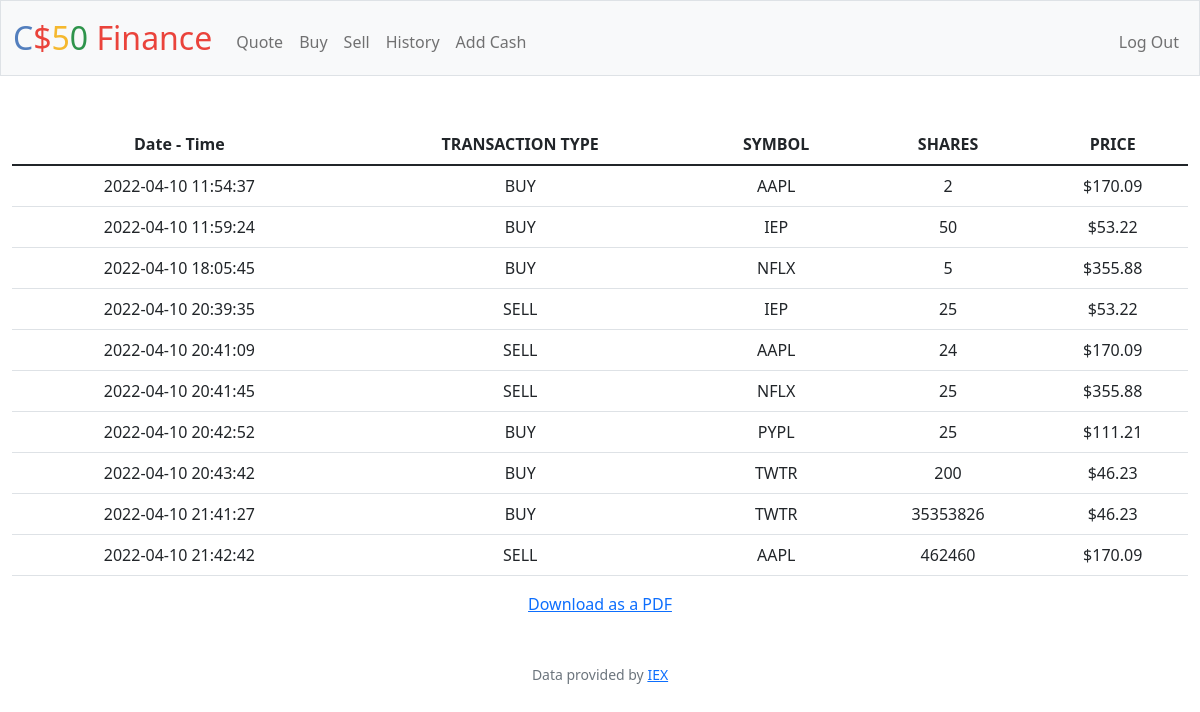
Screenshot of /history (signed in) with the database file from the repository.
### tables this page shows
CREATE TABLE 'transactions' ('id' INTEGER PRIMARY KEY AUTOINCREMENT NOT NULL, 'user_id' INTEGER NOT NULL, 'symbol' TEXT NOT NULL, 'shares' INTEGER NOT NULL, 'price' REAL NOT NULL, 'type' TEXT NOT NULL, 'date' DATETIME NOT NULL);

### app.py (the view)
@app.route("/history")
@login_required
def history():
    try:
        userid = session["user_id"]
        data = db.execute(
            "SELECT date,type,symbol,shares,price FROM transactions WHERE user_id = ?", userid)
    except:
        return apology("try again later", 500)
    else:
        return render_template("history.html", transactions=data)

### app.py (called while the page is built)
@app.after_request
def after_request(response):
    response.headers["Cache-Control"] = "no-cache, no-store, must-revalidate"
    response.headers["Expires"] = 0
    response.headers["Pragma"] = "no-cache"
    return response

### helpers.py (called while the page is built)
def login_required(f):
    @wraps(f)
    def decorated_function(*args, **kwargs):
        if session.get("user_id") is None:
            return redirect("/login")
        return f(*args, **kwargs)
    return decorated_function

def usd(value):
    return f"${value:,.2f}"

### templates/history.html (shortened to what this page needs)
{% extends "layout.html" %}
{% block main %}
 <table class="table table-hover">
    <thead>
        <tr>
            <th scope="col">Date - Time</th>
            <th scope="col">TRANSACTION TYPE</th>
            <th scope="col">SYMBOL</th>
            <th scope="col">SHARES</th>
            <th scope="col">PRICE</th>
        </tr>
    </thead>
    <tbody>
        {% for row in transactions %}
        <tr>
            <td>{{row['date']}}</td>
            <td>{{row['type']}}</td>
            <td>{{row['symbol']}}</td>
            <td>{{row['shares']}}</td>
            <td>{{row['price'] | usd}}</td>
        </tr>
        {% endfor %}
    </tbody>
  </table>
  <a href = "/history.pdf">Download as a PDF</a>
{% endblock %}

### templates/layout.html (shortened to what this page needs)
<!DOCTYPE html>
<html lang="en">
    <head>
        <link href="https://cdn.jsdelivr.net/npm/bootstrap@5.1.3/dist/css/bootstrap.min.css" rel="stylesheet">
        <link href="/static/styles.css" rel="stylesheet">
    </head>
    <body>
        <nav class="bg-light border navbar navbar-expand-md navbar-light">
            <div class="container-fluid">
                <a class="navbar-brand" href="/"><span class="blue">C</span><span class="red">$</span><span class="yellow">5</span><span class="green">0</span> <span class="red">Finance</span></a>
                <div class="collapse navbar-collapse" id="navbar">
                    {% if session["user_id"] %}
                        <ul class="navbar-nav me-auto mt-2">
                            <li class="nav-item"><a class="nav-link" href="/quote">Quote</a></li>
                            <li class="nav-item"><a class="nav-link" href="/buy">Buy</a></li>
                            <li class="nav-item"><a class="nav-link" href="/sell">Sell</a></li>
                            <li class="nav-item"><a class="nav-link" href="/history">History</a></li>
                            <li class="nav-item"><a class="nav-link" href="/add">Add Cash</a></li>
                        </ul>
                        <ul class="navbar-nav ms-auto mt-2">
                            <li class="nav-item"><a class="nav-link" href="/logout">Log Out</a></li>
                        </ul>
                    {% else %}
                        <ul class="navbar-nav ms-auto mt-2">
                            <li class="nav-item"><a class="nav-link" href="/register">Register</a></li>
                            <li class="nav-item"><a class="nav-link" href="/login">Log In</a></li>
                        </ul>
                    {% endif %}
                </div>
            </div>
        </nav>
        <main class="container-fluid py-5 text-center">
            {% block main %}{% endblock %}
        </main>
        <footer class="mb-5 small text-center text-muted">
            Data provided by <a href="https://iexcloud.io/">IEX</a>
        </footer>
    </body>
</html>

### static/styles.css (style rules this page uses)
nav .navbar-brand { font-size: xx-large; }
nav .navbar-brand .blue { color: #537fbe; }
nav .navbar-brand .red { color: #ea433b; }
nav .navbar-brand .yellow { color: #f5b82e; }
nav .navbar-brand .green { color: #2e944b; }

### rows the page displays
transactions: date "2022-04-10 11:54:37", type "BUY", symbol "AAPL", shares "2", price "$170.09"
transactions: date "2022-04-10 11:59:24", type "BUY", symbol "IEP", shares "50", price "$53.22"
transactions: date "2022-04-10 18:05:45", type "BUY", symbol "NFLX", shares "5", price "$355.88"
transactions: date "2022-04-10 20:39:35", type "SELL", symbol "IEP", shares "25", price "$53.22"
transactions: date "2022-04-10 20:41:09", type "SELL", symbol "AAPL", shares "24", price "$170.09"
transactions: date "2022-04-10 20:41:45", type "SELL", symbol "NFLX", shares "25", price "$355.88"
transactions: date "2022-04-10 20:42:52", type "BUY", symbol "PYPL", shares "25", price "$111.21"
transactions: date "2022-04-10 20:43:42", type "BUY", symbol "TWTR", shares "200", price "$46.23"
transactions: date "2022-04-10 21:41:27", type "BUY", symbol "TWTR", shares "35353826", price "$46.23"
transactions: date "2022-04-10 21:42:42", type "SELL", symbol "AAPL", shares "462460", price "$170.09"
